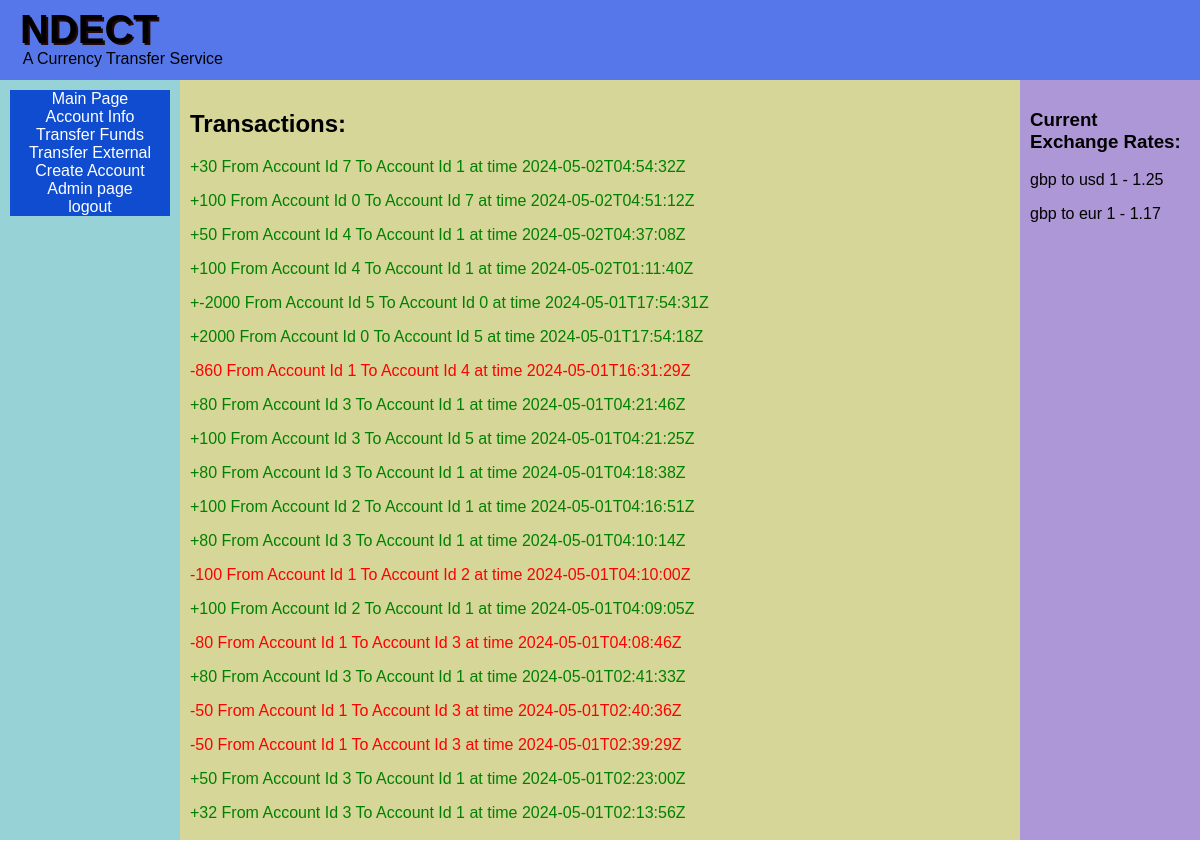
Screenshot of /pages/accountinfo.php (signed in) with the database file from the repository.
### tables this page shows
CREATE TABLE "Transaction_Table" (
	"TransactionId"	INTEGER NOT NULL UNIQUE,
	"Ammount"	REAL NOT NULL,
	"time"	INTEGER NOT NULL UNIQUE,
	"convertion"	REAL NOT NULL,
	"SenderId"	INTEGER NOT NULL,
	"ReciverId"	INTEGER NOT NULL,
	FOREIGN KEY("SenderId") REFERENCES "Account_Table"("AccountId"),
	FOREIGN KEY("ReciverId") REFERENCES "Account_Table"("AccountId"),
	PRIMARY KEY("TransactionId" AUTOINCREMENT)
);

CREATE TABLE "Currency" (
	"CurrencyId"	INTEGER NOT NULL UNIQUE,
	"Togbp"	REAL NOT NULL,
	"name"	TEXT NOT NULL,
	PRIMARY KEY("CurrencyId")
);

### pages/accountinfo.php (the view, shortened to what this page needs)
<!DOCTYPE html>
<html lang="en">
<head>
<link rel="stylesheet" href="../css/thecss.css">
</head>
<body>
<?php
include '../assets/headerbar.php';
?>
<div class = "row">
  <?php
  include '../assets/left_sidebar.php';
  ?>
  <div class = "column centre">
    <h2>Transactions:</h2>
    <?php
    $db = new SQLite3('../db/db.db');
    $userid = $_SESSION["user_id"];
    $sql = "SELECT AccountId From Account_Table Where UserId = $userid";
    $results = $db->query($sql);
    $result = $results->fetchArray();
    $accountid = "(";
    $accountid .= ($result["AccountId"]);
    $result = $results->fetchArray();
    while($result != False){
      $accountid .= (",".$result["AccountId"]);
      $result = $results->fetchArray();
    }
    $accountid .= ")";
    $sql = "SELECT * From Transaction_Table
    Where ReciverId IN $accountid OR senderid IN $accountid
    ORDER by TIME DESC";
    $results = $db->query($sql);
    $result = $results->fetchArray();
    while($result != False){
      if($result["SenderId"] == $userid){
        echo "<p style='color:red;'> -".$result["Ammount"]." From Account Id ".$result["SenderId"]." To Account Id ".$result["ReciverId"]." at time ". date("Y-m-d\TH:i:s\Z",$result["time"])."</p>";
      }
      else{
        echo "<p style='color:green;'> +".($result["Ammount"]*$result["convertion"])." From Account Id ".$result["SenderId"]." To Account Id ".$result["ReciverId"]." at time ". date("Y-m-d\TH:i:s\Z",$result["time"])."</p>";
      }
      $result = $results->fetchArray();
    }
    ?>
  </div>
  <div class = "column right">
  <h3>Current Exchange Rates:</h3>
  <?php
    $sql = "SELECT Togbp,name From Currency where CurrencyId > 1";
    $results = $db->query($sql);
    $result = $results->fetchArray();
    while($result != False){
      echo "<p> gbp to ".$result["name"]."  1 - ".$result["Togbp"]."</p>";
      $result = $results->fetchArray();
    }
    ?>
  </div>
</div>
</body>
</html>

### assets/headerbar.php (shortened to what this page needs)
<!DOCTYPE html>
<html lang="en">
<head>
<link rel="stylesheet" href="../css/thecss.css">
</head>
<div class = "headerbar">
  <h1>NDECT</h1>
  <p2>A Currency Transfer Service</p>
</div>

### assets/left_sidebar.php (shortened to what this page needs)
<!DOCTYPE html>
<html lang="en">
<head>
<link rel="stylesheet" href="../css/thecss.css">
</head>
<div class = "column left">
  <a href="mainpage.php" class = "button">Main Page </a>
  <a href="accountinfo.php" class = "button">Account Info </a>
  <a href="TransferFunds.php" class = "button">Transfer Funds </a>
  <a href="TransferExternal.php" class = "button">Transfer External </a>
  <a href="createaccount.php" class = "button">Create Account</a>
  <?php
  $db = new SQLite3('../db/db.db');
  $userid = $_SESSION["user_id"];
  $sql = "SELECT adminbool from User_Table Where UserId = $userid";
  $results = $db->query($sql);
  $result = $results->fetchArray();
  if($result["adminbool"] == 1){
    echo"<a href='adminpage.php' class = 'button'>Admin page</a>";
  }
  ?>
  <a href="logout.php" class = "button">logout</a>
  </div>

### css/thecss.css (style rules this page uses)
html, body { height: calc(100% - 40px); width: 100%; margin: 0px; }
.headerbar { margin-top: -20px; width: 100%; background-color: #5577e9; overflow: show; height:100px; }
.row { height: 100%; padding-top: 0px; }
.row:after { content: ""; display: table; clear: both; }
.column { float: left; padding: 10px; max-width: 100%; height: 100%; }
.left { background-color: #97d2d6; width: 15%; }
.centre { background-color: #d5d697; width: 70%; overflow-y: auto; }
.right { background-color: #ad97d6; width: 15%; }
.button { background-color: #0f4ccf; border: none; color: white; padding:0; text-align: center; text-decoration: none; display: inline-block; font-size: 16px; transition-duration: 0.2s; width: 100%; }

### pages/accountinfo.php (style rules this page uses)
* { box-sizing: border-box; }
body { font-family: Arial, Helvetica, sans-serif; }

### assets/headerbar.php (style rules this page uses)
* { box-sizing: border-box; }
body { font-family: Arial, Helvetica, sans-serif; }
h1 { float : left; position: relative; left: 20px; font-size: 40px; text-shadow: 2px 2px #250808; }
p2 { position: relative; left: -115px; top: 70px; }

### assets/left_sidebar.php (style rules this page uses)
* { box-sizing: border-box; }
body { font-family: Arial, Helvetica, sans-serif; }

### rows the page displays
transaction_table: $result['Ammount']*$result['convertion'] "30", SenderId "7", ReciverId "1", time "2024-05-02T04:54:32Z"
transaction_table: $result['Ammount']*$result['convertion'] "100", SenderId "0", ReciverId "7", time "2024-05-02T04:51:12Z"
transaction_table: $result['Ammount']*$result['convertion'] "50", SenderId "4", ReciverId "1", time "2024-05-02T04:37:08Z"
transaction_table: $result['Ammount']*$result['convertion'] "100", SenderId "4", ReciverId "1", time "2024-05-02T01:11:40Z"
transaction_table: $result['Ammount']*$result['convertion'] "-2000", SenderId "5", ReciverId "0", time "2024-05-01T17:54:31Z"
transaction_table: $result['Ammount']*$result['convertion'] "2000", SenderId "0", ReciverId "5", time "2024-05-01T17:54:18Z"
transaction_table: Ammount "860", SenderId "1", ReciverId "4", time "2024-05-01T16:31:29Z"
transaction_table: $result["Ammount"]*$result["convertion"] "80", SenderId "3", ReciverId "1", time "2024-05-01T04:21:46Z"
transaction_table: $result['Ammount']*$result['convertion'] "100", SenderId "3", ReciverId "5", time "2024-05-01T04:21:25Z"
transaction_table: $result["Ammount"]*$result["convertion"] "80", SenderId "3", ReciverId "1", time "2024-05-01T04:18:38Z"
transaction_table: $result['Ammount']*$result['convertion'] "100", SenderId "2", ReciverId "1", time "2024-05-01T04:16:51Z"
transaction_table: $result["Ammount"]*$result["convertion"] "80", SenderId "3", ReciverId "1", time "2024-05-01T04:10:14Z"
transaction_table: Ammount "100", SenderId "1", ReciverId "2", time "2024-05-01T04:10:00Z"
transaction_table: $result['Ammount']*$result['convertion'] "100", SenderId "2", ReciverId "1", time "2024-05-01T04:09:05Z"
transaction_table: Ammount "80", SenderId "1", ReciverId "3", time "2024-05-01T04:08:46Z"
transaction_table: $result["Ammount"]*$result["convertion"] "80", SenderId "3", ReciverId "1", time "2024-05-01T02:41:33Z"
transaction_table: Ammount "50", SenderId "1", ReciverId "3", time "2024-05-01T02:40:36Z"
transaction_table: Ammount "50", SenderId "1", ReciverId "3", time "2024-05-01T02:39:29Z"
transaction_table: $result["Ammount"]*$result["convertion"] "50", SenderId "3", ReciverId "1", time "2024-05-01T02:23:00Z"
transaction_table: $result["Ammount"]*$result["convertion"] "32", SenderId "3", ReciverId "1", time "2024-05-01T02:13:56Z"
currency: name "usd", Togbp "1.25"
currency: name "eur", Togbp "1.17"
